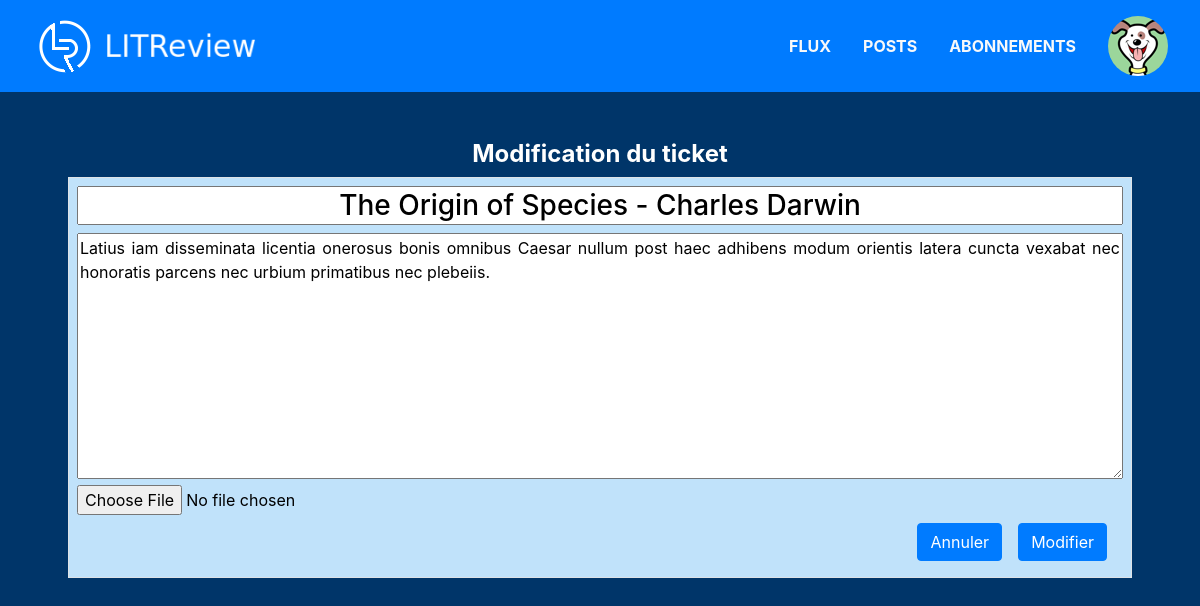
Page /ticket/24/update/ (signed in) on the committed database.
### authentication/models.py (models this page shows, shortened)
class User(AbstractUser):
    PHOTO_SIZE = (60, 60)
    photo = models.ImageField(blank=True, verbose_name='Photo de profil')

### ticketing/models.py (models this page shows, shortened)
class Ticket(models.Model):
    IMAGE_MAX_SIZE = (300, 300)
    title = models.CharField(max_length=128)
    description = models.TextField(max_length=2048, blank=True)
    user = models.ForeignKey(to=settings.AUTH_USER_MODEL, on_delete=models.CASCADE)
    image = models.ImageField(null=True, blank=True)
    time_created = models.DateTimeField(auto_now_add=True)
    time_edited = models.DateTimeField(null=True, blank=True)

### ticketing/views.py (the view, shortened to what this page needs)
# urls.py: path('ticket/<int:id>/update/', views.UpdateTicketView.as_view(), name='update_ticket'),
class UpdateTicketView(LoginRequiredMixin, View, CheckUserMixin):
    template_name = 'ticketing/create_ticket.html'
    title = 'Modification du ticket'
    def get(self, request, id):
        if not super().check(request, id, Model=Ticket):
            return redirect('home')
        ticket = Ticket.objects.get(id=id)
        form = forms.TicketForm(instance=ticket)
        return render(request, self.template_name, context={'form_ticket': form,
                                                            'title': self.title,
                                                            'text_button': 'Modifier'})

### ticketing/forms.py
class TicketForm(ModelForm):
    class Meta():
        model = models.Ticket
        exclude = ('user', 'time_created', 'time_edited')
    def __init__(self, *args, **kwargs):
        super().__init__(*args, **kwargs)
        self.fields['title'].widget.attrs.update({'class': 'w-100 h3 text-center',
                                                  'placeholder': 'Titre ticket'})
        self.fields['description'].widget.attrs.update({'class': 'w-100 text-justify',
                                                        'placeholder': 'Description'})

### ticketing/views.py (called while the page is built)
    def check(self, request, id, Model):
        try:
            if Model.objects.get(id=id).user != request.user:
                print(f"!!! WARNING : {request.user} tried to modify the "
                          f"{Model.__name__} : {Model.objects.get(id=id)} !!!")
                return False
            else:
                return True
        except Model.DoesNotExist:
            return False

### ticketing/templates/ticketing/create_ticket.html (shortened to what this page needs)
{% extends 'ticketing/base.html' %}
{% block content_ticketing %}
    {% include 'ticketing/builtin/title.html' with text=title %}
    <div class='border m-2 p-2 ticket-header'>
        <form method='POST' enctype='multipart/form-data' >
            {% include 'ticketing/builtin/form_ticket.html' with add_buttons=True %}
        </form>
    </div>
{% endblock %}

### templates/base.html (shortened to what this page needs)
{% load static %}
<!DOCTYPE html>
<html>
	<head>
        <link rel="stylesheet" href="https://cdn.jsdelivr.net/npm/bootstrap@4.3.1/dist/css/bootstrap.min.css"
>
        <link rel="stylesheet" href="https://cdn.jsdelivr.net/npm/bootstrap-icons@1.8.1/font/bootstrap-icons.css">
        <link rel="stylesheet" type="text/css" href="{% static 'style/base_main.css' %}">
    </head>
    <body>
        <div class='container-fluid mb-5'>
            <div class='row'>
                <nav class='col navbar navbar-dark banner'>
                    <a class='col my-auto' href="{% url 'home' %}">
                        <img class='img-fluid' src="{% static 'LITReview.png' %}" alt='Logo'>
                    </a>
                    {% if user.is_authenticated %}
                        <ul class='nav justify-content-end'>
                            <li class='nav-item my-auto'>
                                <a class='nav-link text-light font-weight-bold' href="{% url 'home' %}">FLUX</a>
                            </li>
                            <li class='nav-item my-auto'>
                                <a class='nav-link text-light font-weight-bold' href="{% url 'posts' %}">POSTS</a>
                            </li>
                            <li class='nav-item my-auto'>
                                <a class='nav-link text-light font-weight-bold' href="{% url 'subscription_management' %}">ABONNEMENTS</a>
                            </li>
                            <li class='nav-item my-auto dropleft dropdown'>
                                <a class='nav-link text-body lead' href="#" data-toggle='dropdown' aria-haspopup="true" aria-expanded="false">
                                    {% if user.photo %}
                                        <img src='{{ user.photo.url }}' alt='Avatar' class='rounded-circle'>
                                    {% else %}
                                        <span class='dropdown-toggle'>{{ user.username }}</span>
                                    {% endif %}
                                </a>
                            </li>
                        </ul>
                    {% endif %}
                </nav>
            </div>
        </div>
        <div class='container'>
            {% block content %}{% endblock %}
        </div>
    </body>
</html>

### ticketing/templates/ticketing/builtin/form_ticket.html
<span class='mt-2'>{{ form_ticket.title }}</span>
<span class='mt-2'>{{ form_ticket.description }}</span>
<span class='mt-2'>{{ form_ticket.image }}</span>
{% if add_buttons %}
    {% include 'ticketing/builtin/buttons.html' with text=text_button %}
{% endif %}

### static/style/base_main.css (style rules this page uses)
body { background-color : #003569; color : #FFF }
.banner { background-color : #007BFF; }

### ticketing/static/style/base_ticketing.css (style rules this page uses)
.ticket-header { background-color : #C0E2FA; color : #000 }

### rows in the picture
User: photo (picture)
Ticket: title "The Origin of Species - Charles Darwin", description "Latius iam disseminata licentia onerosus bonis omnibus Caesar nullum post haec adhibens modum orientis latera cuncta vexabat nec honoratis parcens nec urbium primatibus nec plebeiis."

### other values in the picture
{{ text }} "Modification du ticket"
{{ text }} "Modifier"
